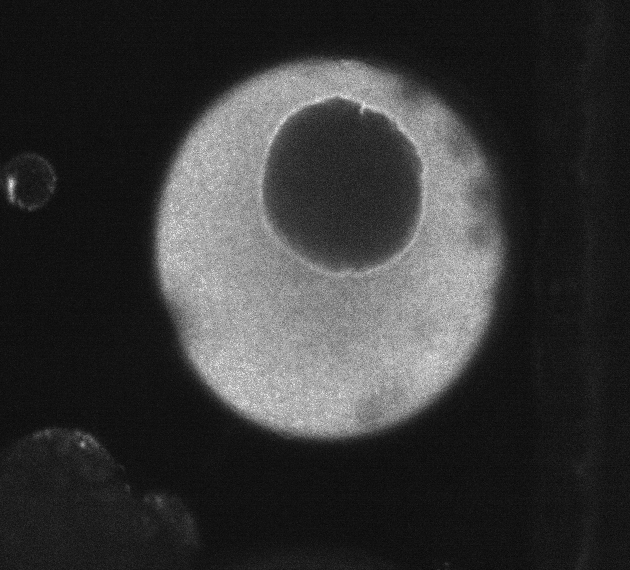
#> input picture cell_undef.tif, 630 x 570 px
$ python Fluorescence_oocyte_deformation.py
#> lines starting #> are read from the running program, lines starting #| are printed output that depends on the picture
### Fluorescence_oocyte_deformation_functions.py
import numpy as np
import matplotlib.pyplot as plt


def analyse_contour_FFT(contour):
    x_center = np.mean(contour[:,0])
    y_center = np.mean(contour[:,1])
    center = [x_center, y_center]

    xcoords = contour[:,0]
    ycoords = contour[:,1]

    xcoords = xcoords - center[0]
    ycoords = ycoords - center[1]
    theta = np.arctan2(xcoords , ycoords)

    r = np.sqrt(xcoords**2 + ycoords**2)

    # For the interpolation we have to make theta strictly increasing
    thetainds = theta.argsort()
    xcoords = xcoords[thetainds[::]]
    ycoords = ycoords[thetainds[::]]
    r = r[thetainds[::]]
    theta   = theta[thetainds[::]]

    # Interpolation
    theta_new = np.linspace(-np.pi,np.pi,num=1000)
    xcoords_new = np.interp(theta_new, theta, xcoords)
    ycoords_new = np.interp(theta_new, theta, ycoords)
    r_new = np.interp(theta_new, theta, r)

    # [8 lines of commented-out code are left out]
    rf = np.fft.fft(r_new)

    # Take the ratio of the mode 2-20 to the zeroth mode
    rf_ratio = np.abs(rf[2:20]) / np.sum(np.abs(rf[0]))

    return xcoords_new, ycoords_new, r_new, rf_ratio, rf, center


def plot_reconstruction(rf,center,color):
    rf2 = np.copy(rf)*0
    rf2[:20] = rf[0:20]
    rf2[-19:] = rf[-19:]

    # Create a list of angles
    theta = np.linspace(0, 2*np.pi,1000)

    # Perform the inverse Fourier transform
    r_r = np.real(np.fft.ifft(rf2))

    # Reconstruct the corresponding x-coordinates and y-coordinates
    x = r_r * np.sin(theta)
    y = r_r * np.cos(theta)

    # And do the plotting
    plt.plot( -y + center[1], -x + center[0] ,  linestyle='-', color=color)

    return

### Fluorescence_oocyte_deformation.py
import numpy as np
import matplotlib.pyplot as plt
import seaborn
from PIL import Image

seaborn.set_context("poster", font_scale=1.0)
seaborn.set_style("white")
seaborn.set_style("ticks")

from Fluorescence_oocyte_deformation_functions import analyse_contour_FFT
from Fluorescence_oocyte_deformation_functions import plot_reconstruction


plt.close('all')


#%% Loading the files

contour_coords_cell_def = np.loadtxt('Contour_coords_cell_def.txt')
contour_coords_nucl_def = np.loadtxt('Contour_coords_nucl_def.txt')
contour_coords_cell_undef = np.loadtxt('Contour_coords_cell_undef.txt')
contour_coords_nucl_undef = np.loadtxt('Contour_coords_nucl_undef.txt')


im_undef = Image.open('cell_undef.tif')
#> im_undef is the input picture: PIL image 630x570 I;16B; min 57, max 866, mean 230.9
im_undef = np.array(im_undef)

im_def = Image.open('cell_def.tif')
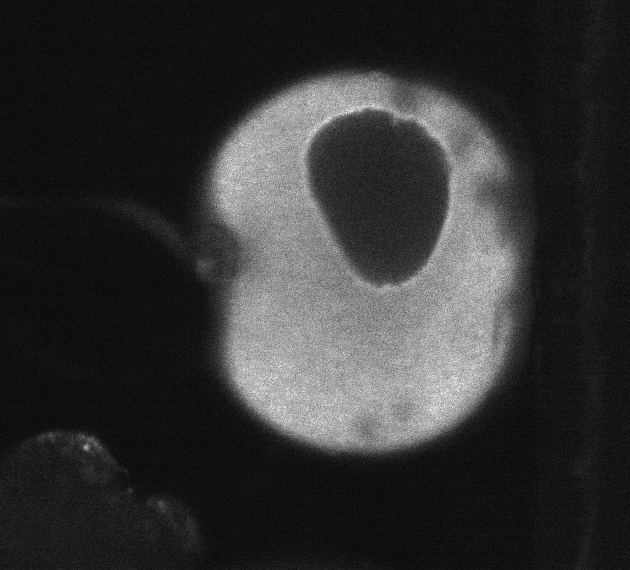
#> input picture cell_def.tif, 630 x 570 px
#> im_def is the input picture: PIL image 630x570 I;16B; min 65, max 852, mean 221.1
im_def = np.array(im_def)


# Now we analyse the contour with a FFT. Note that we create a complex number in the FFT
FFT_cell_array = np.zeros([2,1000])*1j
FFT_nucl_array = np.zeros([2,1000])*1j

xcoords_cell_undef, ycoords_cell_undef, r_cell_undef, rf_ratio_cell_undef, FFT_cell_array[0,:], center_cell_undef = analyse_contour_FFT(contour_coords_cell_undef)
xcoords_nucl_undef, ycoords_nucl_undef, r_nucl_undef, rf_ratio_nucl_undef, FFT_nucl_array[0,:], center_nucl_undef = analyse_contour_FFT(contour_coords_nucl_undef)
xcoords_cell_def, ycoords_cell_def, r_cell_def, rf_ratio_cell_def, FFT_cell_array[1,:], center_cell_def = analyse_contour_FFT(contour_coords_cell_def)
xcoords_nucl_def, ycoords_nucl_def, r_nucl_def, rf_ratio_nucl_def, FFT_nucl_array[1,:], center_nucl_def = analyse_contour_FFT(contour_coords_nucl_def)


# SNAR: F2-19 divided by F0
SNAR_cell_undef = np.sum(np.abs(FFT_cell_array[0,2:20])) / np.abs(FFT_cell_array[0,0])
SNAR_nucl_undef = np.sum(np.abs(FFT_nucl_array[0,2:20])) / np.abs(FFT_nucl_array[0,0])
SNAR_cell_def   = np.sum(np.abs(FFT_cell_array[1,2:20])) / np.abs(FFT_cell_array[1,0])
SNAR_nucl_def   = np.sum(np.abs(FFT_nucl_array[1,2:20])) / np.abs(FFT_nucl_array[1,0])

# NCDC
NCDC = (SNAR_nucl_undef - SNAR_nucl_def) / (SNAR_cell_undef - SNAR_cell_def)

print('NCDC = '+str(NCDC))


# Show the contour outline together with the original image
plt.figure()
plt.imshow(im_undef/np.max(im_undef)*255, cmap='gray')

plot_reconstruction(FFT_cell_array[0,:], center_cell_undef, 'red')
plot_reconstruction(FFT_nucl_array[0,:], center_nucl_undef, 'blue')

plt.axis('off')
plt.gca().set_aspect('equal')
plt.show()
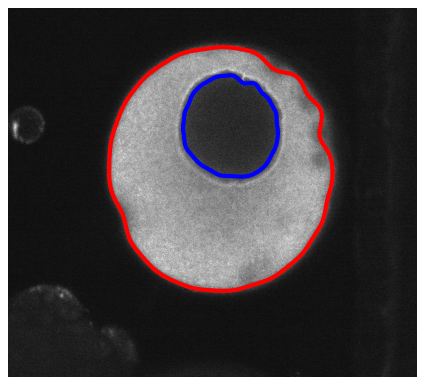
#> figure drawn by matplotlib, 1 panel


plt.figure()
plt.imshow(im_def/np.max(im_def)*255, cmap='gray')

plot_reconstruction(FFT_cell_array[1,:], center_cell_def, 'red')
plot_reconstruction(FFT_nucl_array[1,:], center_nucl_def, 'blue')

plt.axis('off')
plt.gca().set_aspect('equal')
plt.show()
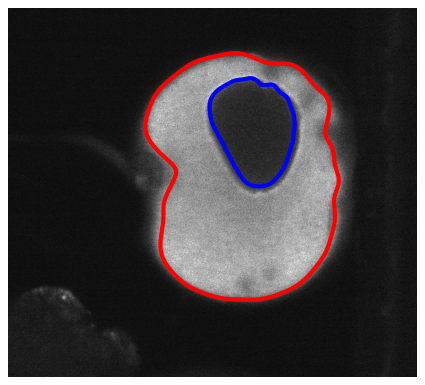
#> figure drawn by matplotlib, 1 panel
